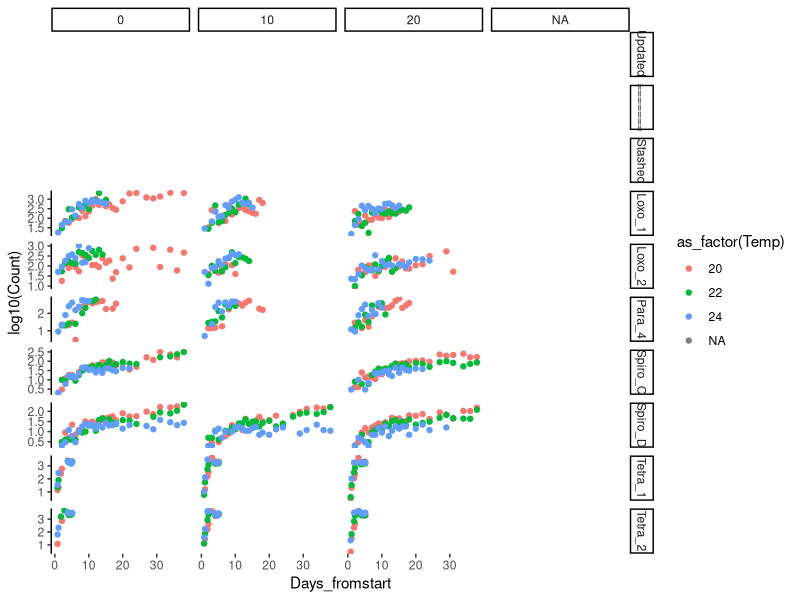
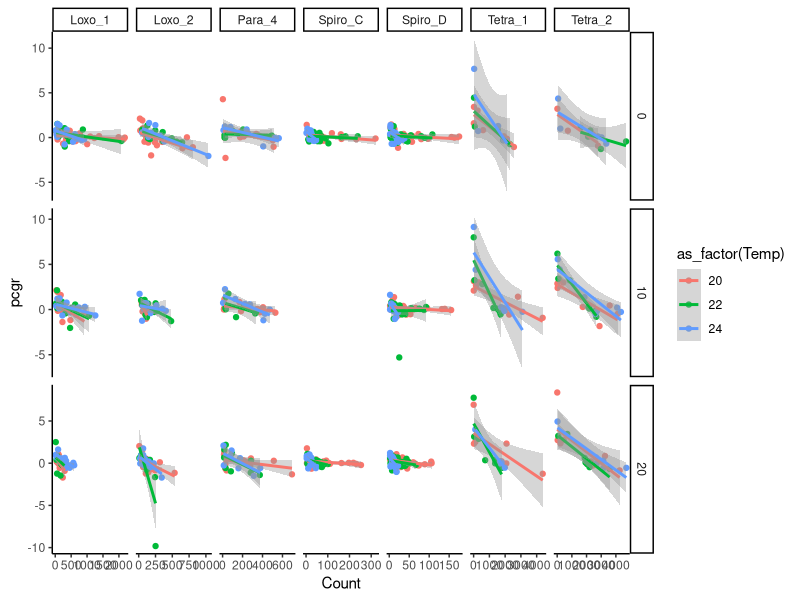
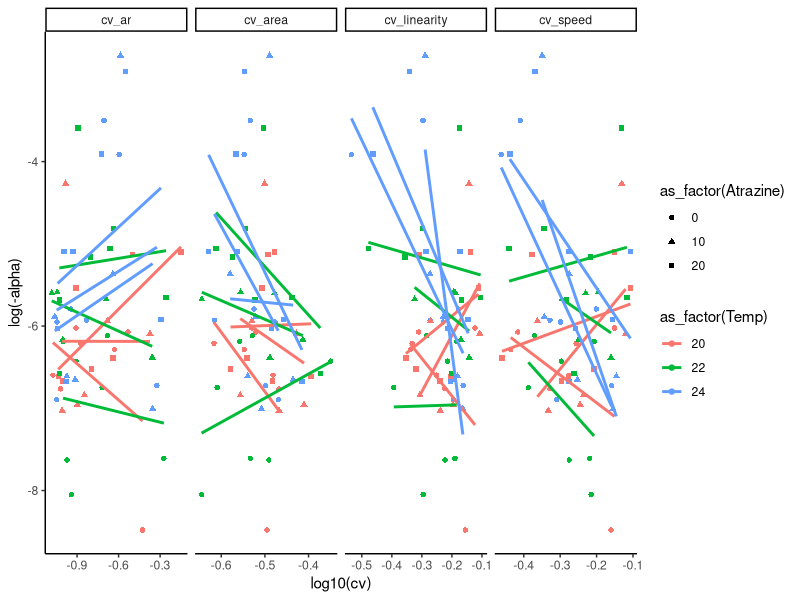

R code for these plots, in order: (Note: this script raises an error after producing the figures.)
library(tidyverse)
library(lubridate)
library(mgcv)
#devtools::install_github("ctkremer/growthTools")
#library(growthTools)

# CILIATES ------
## Import data and compute pcgr----
data_cilia <- read.csv("ciliates/DIVERCE_TdB_Ciliates_Traits.csv") %>%
  group_by(Atrazine, Temp, ID_spec) %>%
  mutate(pcgr = log(lead(Count, 1)/Count)/(lead(Days_fromstart, 1)-Days_fromstart),
         .after = Count) 

## Plot growth curves ----
ggplot(data_cilia) +
  theme_classic() + 
  aes(x=Days_fromstart, y=log10(Count), 
      col=as_factor(Temp)) + 
  geom_point() + 
  facet_grid(cols = vars(Atrazine), rows = vars(ID_spec), scales="free") #, rows = vars(ID_spec)

## Kick out: ----
#1 extremely negative pcgr: (no apparent lag phase and no real crashes)
data_cilia_clean <- data_cilia %>% 
  filter(pcgr > -10)

## Check linear growth----
ggplot(data_cilia_clean) +
  theme_classic() + 
  aes(x=Count, y=pcgr, 
      col=as_factor(Temp)) + 
  geom_point() + 
  facet_grid(cols = vars(ID_spec), rows = vars(Atrazine), scales="free") +#, rows = vars(ID_spec)
  geom_smooth(method="lm")

## Continue with the analysis----
data_cilia_clean_analysis <- data_cilia_clean %>%
  group_by(Atrazine, Temp, ID_spec) %>%
  mutate(alpha = cov(Count, pcgr) / var(Count)) %>% #alphas
  mutate(cv_ar = sd_ar/mean_ar) %>% #compute cvs
  mutate(cv_area = sd_area/mean_area) %>%
  mutate(cv_speed = sd_speed/mean_speed) %>%
  mutate(cv_linearity = sd_linearity/mean_linearity) %>%
  summarise_all(mean, na.rm=T) %>%
  select(contains(c("cv_", "ID", "Temp", "Atrazine", "alpha"))) %>%
  pivot_longer(contains(c("cv_")), names_to = "trait", values_to= "cv") 

ggplot(data_cilia_clean_analysis) + 
  theme_classic() + 
  aes(x=log10(cv), y=log(-alpha), 
      col=as_factor(Temp), pch=as_factor(Atrazine)) + 
  geom_point() + 
  facet_grid(cols = vars(trait), scales="free") + #, rows = vars(ID_spec)
  geom_smooth(method="lm", se=F)

# CYANO ------
## Import data and compute pcgr----
data_cyano <- read.csv("cyanobacteria/mono_data.csv") %>%
  separate(date.time, sep=" ", into = c("date", "time")) %>%
  mutate(day = yday(date), .after = date) %>%
  select(-c(date, time)) %>%
  group_by(strain, treat) %>%
  mutate(day = day - min(day)) %>%
  mutate(pcgr = log(lead(population.mean,1)/population.mean)/(lead(day,1)-day),
         .after = population.mean) %>%
  mutate(strain_treat = paste(strain, treat, sep="_"))
#we need to make a dummy variable strain_treat because s() can only take one grouping variable

## Plot growth curves ----
ggplot(data_cyano) +
  theme_classic() + 
  aes(x=day, y=log10(population.mean), 
      col=as_factor(treat), pch=as_factor(treat)) + 
  geom_point() + 
  facet_grid(cols = vars(strain), scales="free") +
  geom_smooth(method = "gam")
#observe lag phaases and population crashes. Solution for crashes:
#fit a gam, make predictions, compute the pcgr from these predictions 
#and find the timepoint with max abundance

## Apply GAM fitting ---- 
model <- gam(log10(population.mean) ~ as_factor(strain_treat) + 
               s(day, by = as_factor(strain_treat), k=5), 
             data = data_cyano) 
data_cyano$predictions <- predict.gam(model) 
## Plot GAM predictions ----
ggplot(data_cyano) +
  theme_classic() + 
  aes(x=day, y=predictions, 
      col=as_factor(treat), pch=as_factor(treat)) + 
  geom_line() + 
  geom_point(aes(x=day, y=log10(population.mean))) + 
  facet_grid(cols = vars(strain), scales="free") #, rows = vars(ID_spec)
## Now clean based on GAM predictions: ----
# 1/remove all data for timepoints after peak abundance. 
# Note that pcgr on last day will remain there.
# 2/remove lag phase data 
data_cyano_clean <- data_cyano %>%
  group_by(strain, treat) %>%
  mutate(pcgr_pred = (lead(predictions,1) - predictions)/(lead(day,1) - day), .after = pcgr) %>%
  filter(day < max(day*(predictions==max(predictions)))) %>%
  mutate(lag_test = min(day*(ifelse(abs(pcgr_pred)>1e-1, TRUE, NA)), na.rm=T), .after = pcgr_pred) %>%
  filter(day >= lag_test)
## Plot the clean data ----
ggplot(data_cyano_clean) +
  theme_classic() + 
  aes(x=day, y=log10(population.mean), 
      col=as_factor(treat), pch=as_factor(treat)) + 
  geom_point() + 
  facet_grid(cols = vars(strain), scales="free") #, rows = vars(ID_spec)

## Now compute the alpha's ----
data_cyano_analysed <- data_cyano_clean %>%
  mutate(GRN.B.HLin.cv = GRN.B.HLin.sd/GRN.B.HLin.mean) %>%
  mutate(YEL.B.HLin.cv = YEL.B.HLin.sd/YEL.B.HLin.mean) %>%
  mutate(RED.B.HLin.cv = RED.B.HLin.sd/RED.B.HLin.mean) %>%
  mutate(RED.R.HLin.cv = RED.R.HLin.sd/RED.R.HLin.mean) %>%
  group_by(strain, treat) %>%
  mutate(alpha = cov(population.mean, pcgr) / var(population.mean)) %>% #alphas
  summarise_all(mean, na.rm=T) %>%
  select(contains(c("strain", "treat", "alpha", ".cv"))) %>%
  pivot_longer(contains(c(".cv")), names_to = "trait", values_to= "cv")

ggplot(data_cyano_analysed %>% filter(treat %in% c("C", "T"))) + 
  theme_classic() + 
  aes(x=log10(cv), y=alpha, 
      col=as_factor(treat)) + 
  geom_point() + 
  facet_grid(cols = vars(trait), scales="free") + 
  geom_smooth(method="lm", se = F) #, rows = vars(ID_spec)
